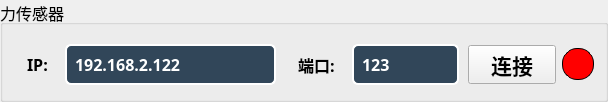
                  <widget class="QGroupBox" name="groupBox_6">
                   <property name="font">
                    <font>
                     <pointsize>12</pointsize>
                    </font>
                   </property>
                   <property name="title">
                    <string>力传感器</string>
                   </property>
                   <layout class="QHBoxLayout" name="horizontalLayout_57" stretch="3,2,1,0">
                    <property name="topMargin">
                     <number>16</number>
                    </property>
                    <item>
                     <widget class="QWidget" name="widget_47" native="true">
                      <property name="styleSheet">
                       <string notr="true">font:bold  &quot;Times New Roman&quot;;    
font-family:Microsoft Yahei;
padding:6px;
border:none;
</string>
                      </property>
                      <layout class="QHBoxLayout" name="horizontalLayout_58">
                       <property name="leftMargin">
                        <number>3</number>
                       </property>
                       <property name="topMargin">
                        <number>3</number>
                       </property>
                       <property name="rightMargin">
                        <number>3</number>
                       </property>
                       <property name="bottomMargin">
                        <number>3</number>
                       </property>
                       <item>
                        <widget class="QLabel" name="label_51">
                         <property name="font">
                          <font>
                           <family>Microsoft Yahei</family>
                           <pointsize>12</pointsize>
                           <weight>75</weight>
                           <italic>false</italic>
                           <bold>true</bold>
                          </font>
                         </property>
                         <property name="styleSheet">
                          <string notr="true">font:bold  &quot;Times New Roman&quot;;    
font-family:Microsoft Yahei;
padding:6px;
border:none;
</string>
                         </property>
                         <property name="text">
                          <string>IP:</string>
                         </property>
                        </widget>
                       </item>
                       <item>
                        <widget class="QLineEdit" name="lineEdit_Sensor_Connect_IP">
                         <property name="font">
                          <font>
                           <family>Microsoft Yahei</family>
                           <pointsize>12</pointsize>
                           <weight>75</weight>
                           <italic>false</italic>
                           <bold>true</bold>
                          </font>
                         </property>
                         <property name="styleSheet">
                          <string notr="true">border-radius:6px;
border-width:2px;
border-style:solid;
border-color:white;
background-color:#314659;
color:white;</string>
                         </property>
                         <property name="text">
                          <string>192.168.2.122</string>
                         </property>
                        </widget>
                       </item>
                      </layout>
                     </widget>
                    </item>
                    <item>
                     <widget class="QWidget" name="widget_48" native="true">
                      <property name="styleSheet">
                       <string notr="true">font:bold  &quot;Times New Roman&quot;;    
font-family:Microsoft Yahei;
padding:6px;
border:none;
</string>
                      </property>
                      <layout class="QHBoxLayout" name="horizontalLayout_59">
                       <property name="leftMargin">
                        <number>3</number>
                       </property>
                       <property name="topMargin">
                        <number>3</number>
                       </property>
                       <property name="rightMargin">
                        <number>3</number>
                       </property>
                       <property name="bottomMargin">
                        <number>3</number>
                       </property>
                       <item>
                        <widget class="QLabel" name="label_52">
                         <property name="font">
                          <font>
                           <family>Microsoft Yahei</family>
                           <pointsize>12</pointsize>
                           <weight>75</weight>
                           <italic>false</italic>
                           <bold>true</bold>
                          </font>
                         </property>
                         <property name="styleSheet">
                          <string notr="true">font:bold  &quot;Times New Roman&quot;;    
font-family:Microsoft Yahei;
padding:6px;
border:none;
</string>
                         </property>
                         <property name="text">
                          <string>端口:</string>
                         </property>
                        </widget>
                       </item>
                       <item>
                        <widget class="QLineEdit" name="lineEdit_Sensor_Connect_Port">
                         <property name="font">
                          <font>
                           <family>Microsoft Yahei</family>
                           <pointsize>12</pointsize>
                           <weight>75</weight>
                           <italic>false</italic>
                           <bold>true</bold>
                          </font>
                         </property>
                         <property name="styleSheet">
                          <string notr="true">border-radius:6px;
border-width:2px;
border-style:solid;
border-color:white;
background-color:#314659;
color:white;</string>
                         </property>
                         <property name="text">
                          <string>123</string>
                         </property>
                        </widget>
                       </item>
                      </layout>
                     </widget>
                    </item>
                    <item alignment="Qt::AlignVCenter">
                     <widget class="QToolButton" name="toolButton_Connect_Sensor">
                      <property name="enabled">
                       <bool>true</bool>
                      </property>
                      <property name="sizePolicy">
                       <sizepolicy hsizetype="Minimum" vsizetype="Preferred">
                        <horstretch>0</horstretch>
                        <verstretch>0</verstretch>
                       </sizepolicy>
                      </property>
                      <property name="font">
                       <font>
                        <family>Microsoft Yahei</family>
                        <pointsize>16</pointsize>
                        <weight>75</weight>
                        <italic>false</italic>
                        <bold>true</bold>
                       </font>
                      </property>
                      <property name="mouseTracking">
                       <bool>false</bool>
                      </property>
                      <property name="tabletTracking">
                       <bool>false</bool>
                      </property>
                      <property name="styleSheet">
                       <string notr="true">QToolButton
{
    font-family:Microsoft Yahei;
    color:white;
    background-color:rgb(14 , 150 , 254);
    border-radius:10px;
}

QToolButton:hover
{
    background-color:rgb(44 , 137 , 255);
}

QToolButton:pressed
{
    background-color:rgb(14 , 135 , 228);
    padding-left:3px;
    padding-top:3px;
}
QToolButton:disabled
{
    background-color:grey;
}
border:none;</string>
                      </property>
                      <property name="text">
                       <string>连接</string>
                      </property>
                      <property name="iconSize">
                       <size>
                        <width>0</width>
                        <height>0</height>
                       </size>
                      </property>
                      <property name="toolButtonStyle">
                       <enum>Qt::ToolButtonTextOnly</enum>
                      </property>
                     </widget>
                    </item>
                    <item>
                     <widget class="QLabel" name="label_Connect_Sensor">
                      <property name="font">
                       <font>
                        <family>微软雅黑</family>
                        <pointsize>16</pointsize>
                        <weight>75</weight>
                        <bold>true</bold>
                       </font>
                      </property>
                      <property name="styleSheet">
                       <string notr="true">min-width:30px;
min-height:30px;
max-width:30px;
max-height:30px;
border-radius:15px;
border:1px solid black;
background:red</string>
                      </property>
                      <property name="text">
                       <string/>
                      </property>
                     </widget>
                    </item>
                   </layout>
                  </widget>
